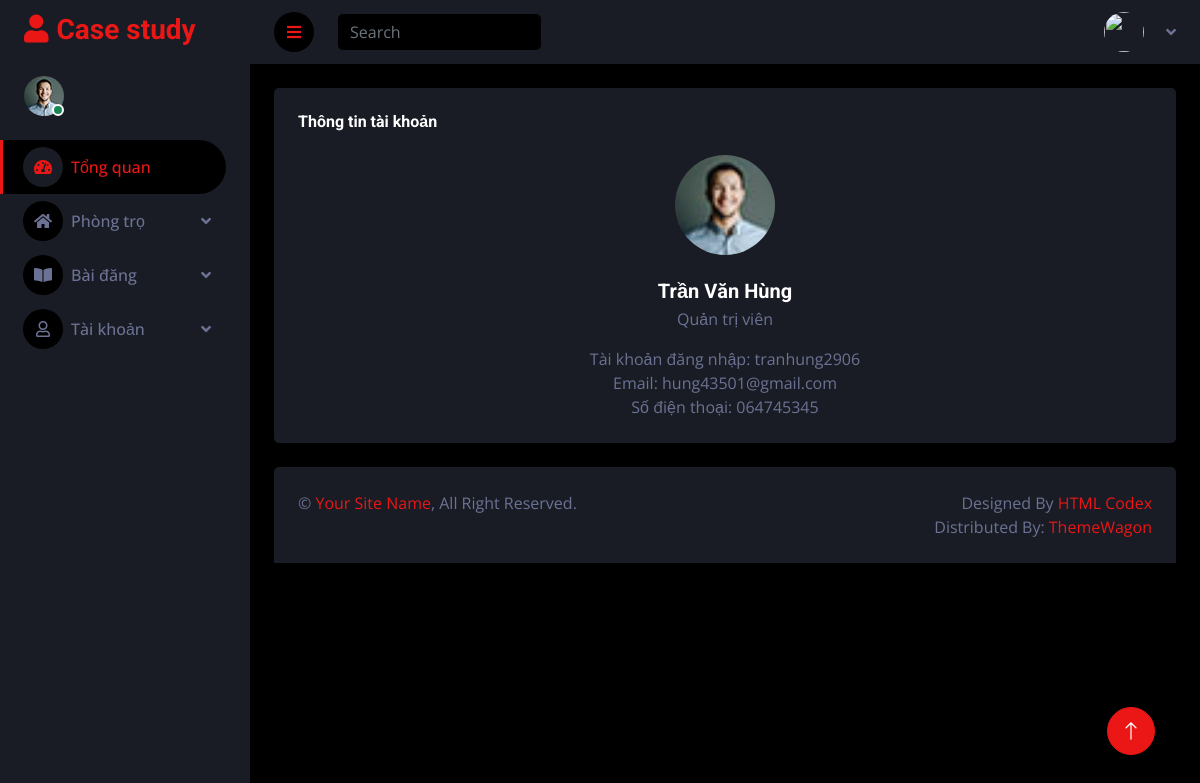
The app's page /admin/view_profile.php?id=1 with its own data.
### tables this page shows
CREATE TABLE `user` (
  `id` int(11) NOT NULL,
  `name` varchar(255) NOT NULL,
  `username` varchar(255) NOT NULL,
  `email` varchar(255) NOT NULL,
  `password` varchar(255) NOT NULL,
  `role` int(11) NOT NULL,
  `phone` varchar(255) NOT NULL,
  `avartar` varchar(255) NOT NULL,
  `login_attempts` int(11) NOT NULL DEFAULT 0,
  `last_attempts` timestamp NOT NULL DEFAULT current_timestamp() ON UPDATE current_timestamp()
);

### admin/view_profile.php (the view, shortened to what this page needs)
<!DOCTYPE html>
<html lang="en">
<head>
    <link href="https://cdnjs.cloudflare.com/ajax/libs/font-awesome/5.10.0/css/all.min.css" rel="stylesheet">
    <link href="https://cdn.jsdelivr.net/npm/bootstrap-icons@1.4.1/font/bootstrap-icons.css" rel="stylesheet">
    <link href="lib/owlcarousel/assets/owl.carousel.min.css" rel="stylesheet">
    <link href="lib/tempusdominus/css/tempusdominus-bootstrap-4.min.css" rel="stylesheet" />
    <link href="css/bootstrap.min.css" rel="stylesheet">
    <link href="css/style.css" rel="stylesheet">
</head>
<body>
    <div class="container-fluid position-relative d-flex p-0">
       <div class="sidebar pe-4 pb-3">
            <nav class="navbar bg-secondary navbar-dark">
                <a href="index.html" class="navbar-brand mx-4 mb-3">
                    <h3 class="text-primary"><i class="fa fa-user me-2"></i>Case study</h3>
                </a>
                <div class="d-flex align-items-center ms-4 mb-4">
                    <div class="position-relative">
                        <img class="rounded-circle" src="img/user.jpg" alt="" style="width: 40px; height: 40px;">
                        <div class="bg-success rounded-circle border border-2 border-white position-absolute end-0 bottom-0 p-1"></div>
                    </div>
                </div>
                <?php include "menu.php" ?>
            </nav>
        </div>
        <div class="content">
             <nav class="navbar navbar-expand bg-secondary navbar-dark sticky-top px-4 py-0">
                <a href="#" class="sidebar-toggler flex-shrink-0">
                    <i class="fa fa-bars"></i>
                </a>
                <form class="d-none d-md-flex ms-4">
                    <input class="form-control bg-dark border-0" type="search" placeholder="Search">
                </form>
                <div class="navbar-nav align-items-center ms-auto">
                    <div class="nav-item dropdown">
                        <a href="#" class="nav-link dropdown-toggle" data-bs-toggle="dropdown">
                            <img class="rounded-circle me-lg-2" src="<?php echo $_SESSION['avartar'] ?>" alt="" style="width: 40px; height: 40px;">
                        </a>
                    </div>
                </div>
            </nav>
            <?php
            if(isset($_GET['id'])){
                $id = $_GET['id'];
                include "../config/db_connect.php";
                $sql = "SELECT * FROM user WHERE id = '$id';";
                $query = mysqli_query($conn, $sql);
                $row = mysqli_fetch_assoc($query);
            }
            ?>
            <div class="container-fluid pt-4 px-4">
                <div class="row g-4">
                    <div class="col-sm-12 col-xl-12">
                        <div class="bg-secondary rounded h-100 p-4">
                            <h6 class="mb-4">Thông tin tài khoản</h6>
                            <div class="owl-carousel testimonial-carousel">
                                <div class="testimonial-item text-center">
                                    <img class="img-fluid rounded-circle mx-auto mb-4" src="<?php echo $row['avartar'] ?>" style="width: 100px; height: 100px;">
                                    <h5 class="mb-1"><?php echo $row['name'] ?></h5>
                                    <p><?php if($row['role']==1){
                                        echo "Quản trị viên";
                                    }else{
                                        echo "Người dùng";
                                    } ?></p>
                                    <p class="mb-0">Tài khoản đăng nhập: <?php echo $row['username'] ?></p>
                                    <p class="mb-0">Email: <?php echo $row['email'] ?></p>
                                    <p class="mb-0">Số điện thoại: <?php echo $row['phone'] ?></p>
                                </div>
                            </div>
                        </div>
                    </div>
                </div>
            </div>
            <div class="container-fluid pt-4 px-4">
                <div class="bg-secondary rounded-top p-4">
                    <div class="row">
                        <div class="col-12 col-sm-6 text-center text-sm-start">
                            &copy; <a href="#">Your Site Name</a>, All Right Reserved.
                        </div>
                        <div class="col-12 col-sm-6 text-center text-sm-end">
                            Designed By <a href="https://htmlcodex.com">HTML Codex</a>
                            <br>Distributed By: <a href="https://themewagon.com" target="_blank">ThemeWagon</a>
                        </div>
                    </div>
                </div>
            </div>
        </div>
        <a href="#" class="btn btn-lg btn-primary btn-lg-square back-to-top"><i class="bi bi-arrow-up"></i></a>
    </div>
</body>
</html>

### admin/css/style.css (style rules this page uses)
:root { --primary: #EB1616; --secondary: #191C24; --light: #6C7293; --dark: #000000; }
.back-to-top { position: fixed; display: none; right: 45px; bottom: 45px; z-index: 99; }
.btn { transition: .5s; }
.btn-lg-square { width: 48px; height: 48px; }
.btn-square, .btn-sm-square, .btn-lg-square { padding: 0; display: inline-flex; align-items: center; justify-content: center; font-weight: normal; border-radius: 50px; }
.sidebar { position: fixed; top: 0; left: 0; bottom: 0; width: 250px; height: 100vh; overflow-y: auto; background: var(--secondary); transition: 0.5s; z-index: 999; }
.content { margin-left: 250px; min-height: 100vh; background: var(--dark); transition: 0.5s; }
@media (min-width: 992px) { .sidebar { margin-left: 0; } }
@media (min-width: 992px) { .content { width: calc(100% - 250px); } }
.content .navbar .navbar-nav .nav-link { margin-left: 25px; padding: 12px 0; color: var(--light); outline: none; }
.content .navbar .sidebar-toggler, .content .navbar .navbar-nav .nav-link i { width: 40px; height: 40px; display: inline-flex; align-items: center; justify-content: center; background: var(--dark); border-radius: 40px; }
.content .navbar .dropdown-toggle::after { margin-left: 6px; vertical-align: middle; border: none; content: "\f107"; font-family: "Font Awesome 5 Free"; font-weight: 900; transition: .5s; }

### records on screen
user: avartar (picture), name "Trần Văn Hùng", username "tranhung2906", email "hung43501@gmail.com", phone "064745345"
